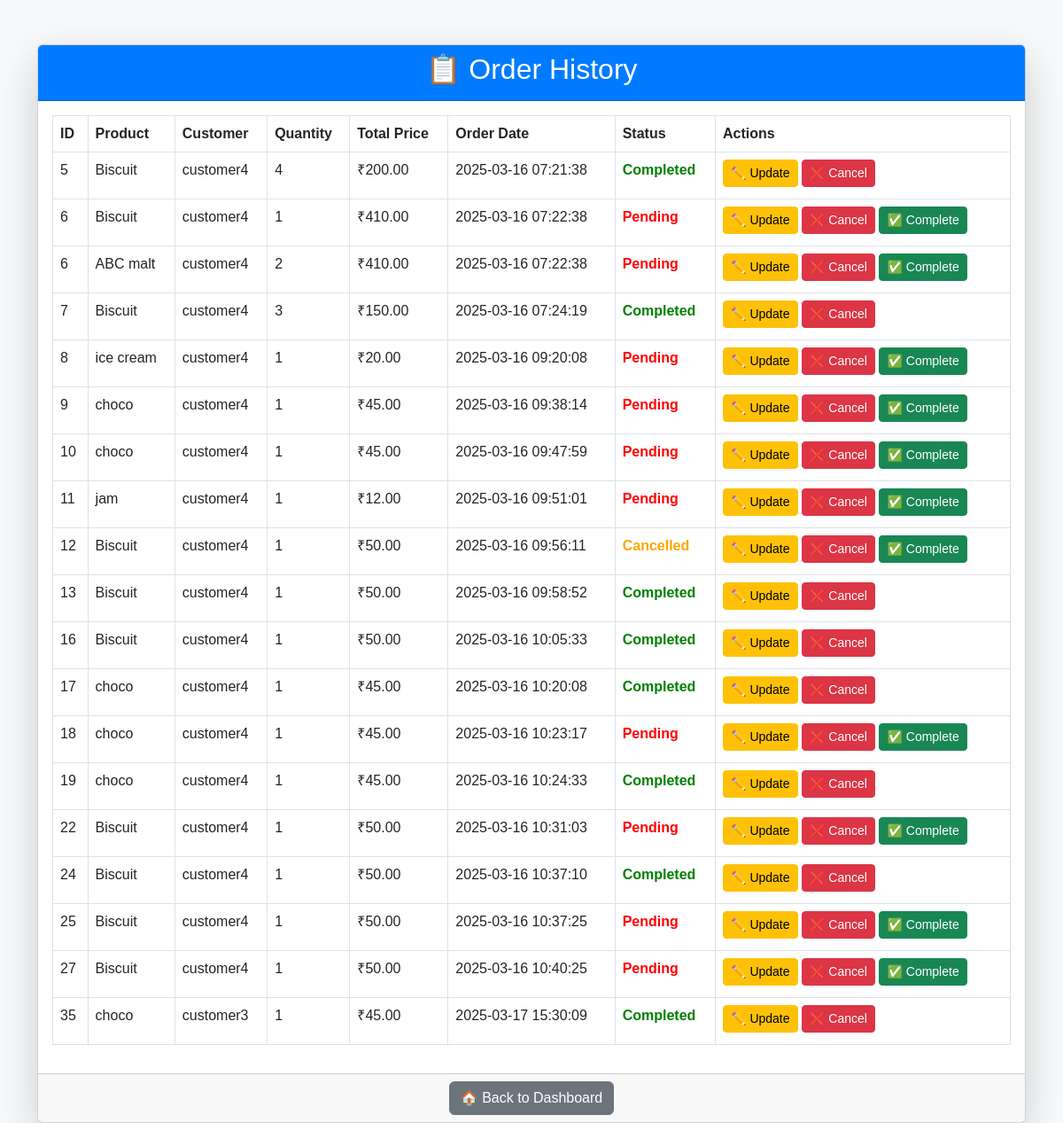
/view_orders.php (signed in), run on the app's committed database.
### tables this page shows
CREATE TABLE `orders` (
  `id` int NOT NULL AUTO_INCREMENT,
  `product_id` int DEFAULT NULL,
  `user_id` int NOT NULL,
  `total_price` decimal(10,2) NOT NULL,
  `order_date` timestamp NULL DEFAULT CURRENT_TIMESTAMP,
  `status` enum('Pending','Completed','Cancelled') DEFAULT 'Pending',
  PRIMARY KEY (`id`),
  KEY `product_id` (`product_id`),
  KEY `fk_orders_user` (`user_id`),
  CONSTRAINT `fk_orders_user` FOREIGN KEY (`user_id`) REFERENCES `user` (`id`) ON DELETE CASCADE,
  CONSTRAINT `orders_ibfk_1` FOREIGN KEY (`product_id`) REFERENCES `products` (`id`) ON DELETE CASCADE
);

CREATE TABLE `products` (
  `id` int NOT NULL AUTO_INCREMENT,
  `name` varchar(255) NOT NULL,
  `price` decimal(10,2) NOT NULL,
  `quantity` int NOT NULL,
  `supplier` varchar(255) NOT NULL,
  `created_at` timestamp NULL DEFAULT CURRENT_TIMESTAMP,
  `barcode` varchar(255) DEFAULT NULL,
  `category` varchar(255) NOT NULL,
  `image` varchar(255) DEFAULT NULL,
  PRIMARY KEY (`id`),
  UNIQUE KEY `barcode` (`barcode`)
);

CREATE TABLE `user` (
  `id` int NOT NULL AUTO_INCREMENT,
  `username` varchar(50) NOT NULL,
  `email` varchar(100) NOT NULL,
  `password` varchar(255) NOT NULL,
  `role` enum('admin','staff','customer') NOT NULL DEFAULT 'customer',
  `phone` varchar(20) DEFAULT NULL,
  `address` text,
  `created_at` timestamp NULL DEFAULT CURRENT_TIMESTAMP,
  PRIMARY KEY (`id`),
  UNIQUE KEY `username` (`username`),
  UNIQUE KEY `email` (`email`)
);

CREATE TABLE `order_items` (
  `id` int NOT NULL AUTO_INCREMENT,
  `order_id` int NOT NULL,
  `product_id` int NOT NULL,
  `quantity` int NOT NULL,
  `price` decimal(10,2) NOT NULL,
  PRIMARY KEY (`id`),
  KEY `fk_order_items_orders` (`order_id`),
  KEY `fk_order_items_products` (`product_id`),
  CONSTRAINT `fk_order_items_orders` FOREIGN KEY (`order_id`) REFERENCES `orders` (`id`) ON DELETE CASCADE,
  CONSTRAINT `fk_order_items_products` FOREIGN KEY (`product_id`) REFERENCES `products` (`id`) ON DELETE CASCADE,
  CONSTRAINT `order_items_ibfk_1` FOREIGN KEY (`order_id`) REFERENCES `orders` (`id`) ON DELETE CASCADE,
  CONSTRAINT `order_items_ibfk_2` FOREIGN KEY (`product_id`) REFERENCES `products` (`id`) ON DELETE CASCADE
);

### view_orders.php (the view, shortened to what this page needs)
<?php
include 'db.php';
$sql = "SELECT orders.id, products.name AS product_name, user.username AS customer_name,
               order_items.quantity, orders.total_price, orders.order_date, orders.status
        FROM orders
        JOIN order_items ON orders.id = order_items.order_id
        JOIN products ON order_items.product_id = products.id
        JOIN user ON orders.user_id = user.id";
$result = $conn->query($sql);
?>
<!DOCTYPE html>
<html lang="en">
<head>
    <link rel="stylesheet" href="https://cdn.jsdelivr.net/npm/bootstrap@5.3.0/dist/css/bootstrap.min.css">
</head>
<body class="bg-light">
    <div class="container">
        <div class="card shadow-lg">
            <div class="card-header">
                <h2>📋 Order History</h2>
            </div>
            <div class="card-body">
                <?php if ($result->num_rows > 0): ?>
                    <table class="table table-bordered table-hover">
                        <thead>
                            <tr>
                                <th>ID</th>
                                <th>Product</th>
                                <th>Customer</th>
                                <th>Quantity</th>
                                <th>Total Price</th>
                                <th>Order Date</th>
                                <th>Status</th>
                                <?php if ($_SESSION['role'] === 'admin'): ?>
                                    <th>Actions</th>
                                <?php endif; ?>
                            </tr>
                        </thead>
                        <tbody>
                            <?php while ($row = $result->fetch_assoc()): ?>
                                <tr>
                                    <td><?= htmlspecialchars($row['id']); ?></td>
                                    <td><?= htmlspecialchars($row['product_name']); ?></td>
                                    <td><?= htmlspecialchars($row['customer_name']); ?></td>
                                    <td><?= htmlspecialchars($row['quantity']); ?></td>
                                    <td>₹<?= number_format($row['total_price'], 2); ?></td>
                                    <td><?= htmlspecialchars($row['order_date']); ?></td>
                                    <td>
                                        <span class="
                                            <?= $row['status'] == 'Pending' ? 'status-pending' : '' ?>
                                            <?= $row['status'] == 'Completed' ? 'status-completed' : '' ?>
                                            <?= $row['status'] == 'Cancelled' ? 'status-cancelled' : '' ?>">
                                            <?= htmlspecialchars($row['status']); ?>
                                        </span>
                                    </td>
                                    <?php if ($_SESSION['role'] === 'admin'): ?>
                                        <td>
                                            <a href="update_order.php?id=<?= $row['id']; ?>" class="btn btn-warning btn-sm btn-action">✏️ Update</a>
                                            <a href="cancel_order.php?id=<?= $row['id']; ?>" class="btn btn-danger btn-sm btn-action" onclick="return confirm('Are you sure you want to cancel this order?');">❌ Cancel</a>
                                            <?php if ($row['status'] !== 'Completed'): ?>
                                                <a href="complete_order.php?id=<?= $row['id']; ?>" class="btn btn-success btn-sm btn-action" onclick="return confirm('Mark this order as completed?');">✅ Complete</a>
                                            <?php endif; ?>
                                        </td>
                                    <?php endif; ?>
                                </tr>
                            <?php endwhile; ?>
                        </tbody>
                    </table>
                <?php else: ?>
                    <div class="alert alert-info text-center">No orders found.</div>
                <?php endif; ?>
            </div>
            <div class="card-footer text-center">
                <a href="<?= ($_SESSION['role'] === 'admin') ? 'admin_dashboard.php' : 'customer_dashboard.php'; ?>" class="btn btn-secondary">🏠 Back to Dashboard</a>
            </div>
        </div>
    </div>
</body>
</html>

### view_orders.php (style rules this page uses)
body { background-color: #f8f9fa; font-family: 'Poppins', sans-serif; }
.card { margin-top: 50px; }
.card-header { background-color: #007bff; color: white; text-align: center; }
.table thead { background-color: #343a40; color: white; }
.status-pending { color: red; font-weight: bold; }
.status-completed { color: green; font-weight: bold; }
.status-cancelled { color: orange; font-weight: bold; }
.btn-action { margin-bottom: 5px; }

### data on the page
orders: id "5", products.name "Biscuit", user.username "customer4", order_items.quantity "4", total_price "200.00", order_date "2025-03-16 07:21:38", status "Completed"
orders: id "6", products.name "Biscuit", user.username "customer4", order_items.quantity "1", total_price "410.00", order_date "2025-03-16 07:22:38", status "Pending", products.name "ABC malt", order_items.quantity "2"
orders: id "7", products.name "Biscuit", user.username "customer4", order_items.quantity "3", total_price "150.00", order_date "2025-03-16 07:24:19", status "Completed"
orders: id "8", products.name "ice cream", user.username "customer4", order_items.quantity "1", total_price "20.00", order_date "2025-03-16 09:20:08", status "Pending"
orders: id "9", products.name "choco", user.username "customer4", order_items.quantity "1", total_price "45.00", order_date "2025-03-16 09:38:14", status "Pending"
orders: id "10", products.name "choco", user.username "customer4", order_items.quantity "1", total_price "45.00", order_date "2025-03-16 09:47:59", status "Pending"
orders: id "11", products.name "jam", user.username "customer4", order_items.quantity "1", total_price "12.00", order_date "2025-03-16 09:51:01", status "Pending"
orders: id "12", products.name "Biscuit", user.username "customer4", order_items.quantity "1", total_price "50.00", order_date "2025-03-16 09:56:11", status "Cancelled"
orders: id "13", products.name "Biscuit", user.username "customer4", order_items.quantity "1", total_price "50.00", order_date "2025-03-16 09:58:52", status "Completed"
orders: id "16", products.name "Biscuit", user.username "customer4", order_items.quantity "1", total_price "50.00", order_date "2025-03-16 10:05:33", status "Completed"
orders: id "17", products.name "choco", user.username "customer4", order_items.quantity "1", total_price "45.00", order_date "2025-03-16 10:20:08", status "Completed"
orders: id "18", products.name "choco", user.username "customer4", order_items.quantity "1", total_price "45.00", order_date "2025-03-16 10:23:17", status "Pending"
orders: id "19", products.name "choco", user.username "customer4", order_items.quantity "1", total_price "45.00", order_date "2025-03-16 10:24:33", status "Completed"
orders: id "22", products.name "Biscuit", user.username "customer4", order_items.quantity "1", total_price "50.00", order_date "2025-03-16 10:31:03", status "Pending"
orders: id "24", products.name "Biscuit", user.username "customer4", order_items.quantity "1", total_price "50.00", order_date "2025-03-16 10:37:10", status "Completed"
orders: id "25", products.name "Biscuit", user.username "customer4", order_items.quantity "1", total_price "50.00", order_date "2025-03-16 10:37:25", status "Pending"
orders: id "27", products.name "Biscuit", user.username "customer4", order_items.quantity "1", total_price "50.00", order_date "2025-03-16 10:40:25", status "Pending"
orders: id "35", products.name "choco", user.username "customer3", order_items.quantity "1", total_price "45.00", order_date "2025-03-17 15:30:09", status "Completed"
